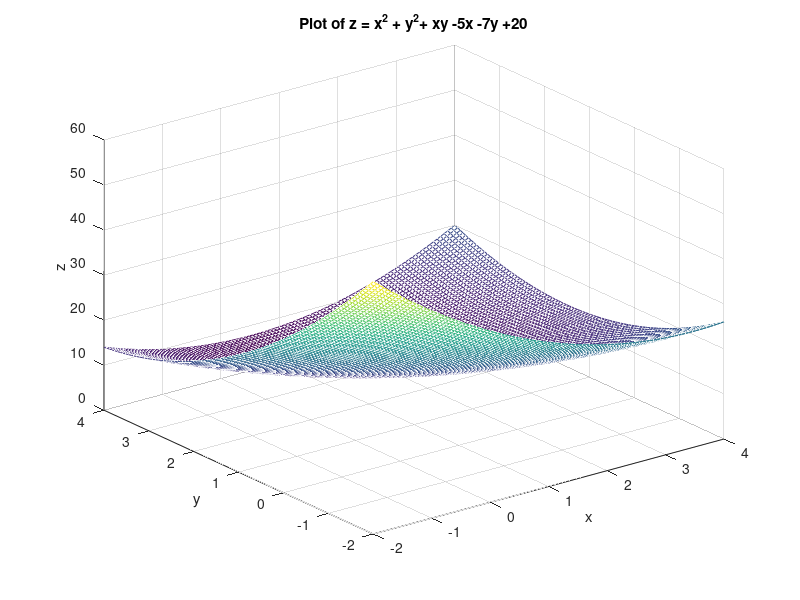

Recreate this plot in MATLAB.
% Define the range for x and y
x = linspace(-2, 4, 100); % 100 points from -2 to 4
y = linspace(-2, 4, 100); % 100 points from -2 to 4

% Create a grid of values for x and y
[X, Y] = meshgrid(x, y);

% Define your bivariate function (for example, z = x^2 + y^2)
Z = X.^2 + Y.^2 + X.*Y - 5*X -7*Y +20;

% Plot the bivariate function using mesh
mesh(X, Y, Z);

% Customize the plot
title('Plot of z = x^2 + y^2+ xy -5x -7y +20');
xlabel('x');
ylabel('y');
zlabel('z');
grid on;

% Show the plot